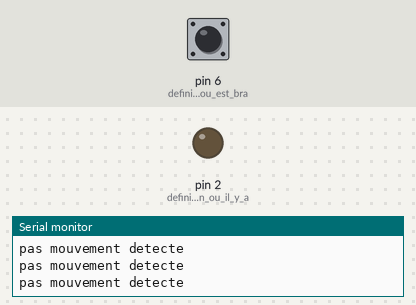
Recording of a sketch running on a simulated Arduino Uno, built with avr-gcc and run on an emulated ATmega328P. On the bench: output pins drawn as LEDs (lit = HIGH), the last lines printed to the serial monitor. Inputs (shaded band) come from the test bench; at power-on: pin 6 (definir_le_pin_ou_est_bra) LOW.

Above: at 1.2 s.
1.3 s: pin 6 (definir_le_pin_ou_est_bra) driven HIGH
At 2.5 s:
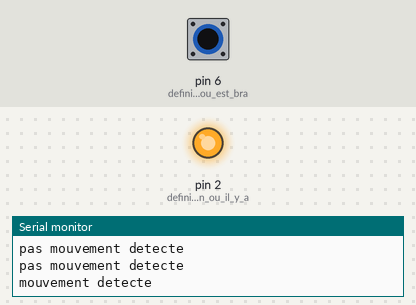
2.8 s: pin 6 (definir_le_pin_ou_est_bra) driven LOW
At 4.1 s:
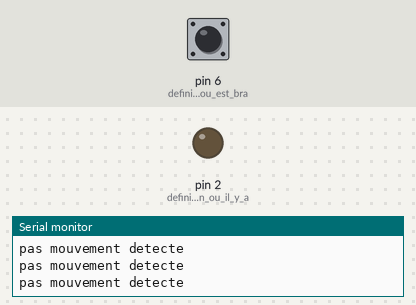
5.8 s: pin 6 (definir_le_pin_ou_est_bra) pulsed HIGH 2 times (0.12 s each, 0.3 s apart)
At 6.8 s:
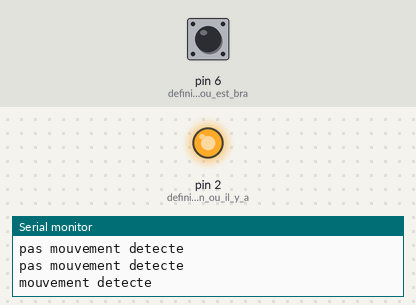
9.4 s: pin 6 (definir_le_pin_ou_est_bra) pulsed HIGH 5 times (0.12 s each, 0.3 s apart)
At 12.4 s:
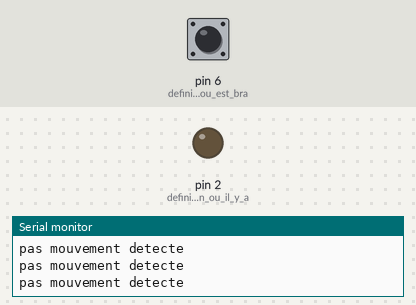
Timing chart, 0 to 13.9 s (numbered marks = the images above; inputs shaded):
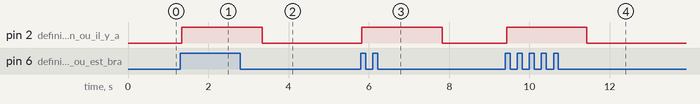

The sketch:

motion_detector_with_a_lamp.ino
```cpp
void setup()
{
  pinMode(2, OUTPUT); //definir le pin ou il y a le relai
  pinMode(6,INPUT);  //definir le pin ou est brancher le capteur de movement
  Serial.begin(9600);  //vitesse de cominication entre arduino
}
//faire une boucle infinie pour detecter le movment
void loop()
{
  if(digitalRead(6)==HIGH){ //la condition si le capteur detecte un movment si = hight donc il existe un movement
   Serial.println("mouvement detecte"); //quand il detecte un movement il va ecrire dans moniteur serial movement detecter
    digitalWrite(2, HIGH);//quand le movement est detecter en ferme le relai => relai= high
    delay(2000);  //on laisse la led allumer pendans  2s =2000 milai second  et la valeur de combien de second on veut laisser allumer on peux changer dans delai
  }else{ //si le capteur ne detecte pas de movement
   Serial.println("pas mouvement detecte");
    digitalWrite(2, LOW);  //quand le movement  n est pas detecter en ouvre le relai => relai= low
  }
}
```

Measured:
- after the input at 1.3 s, pin 2 (definir_le_pin_ou_il_y_a): LOW → HIGH at once
- after the input at 2.8 s, pin 2 (definir_le_pin_ou_il_y_a): HIGH → LOW after 0.54 s
- after the input at 5.8 s, pin 2 (definir_le_pin_ou_il_y_a): LOW → HIGH at once, → LOW 2.0 s later
- after the input at 9.4 s, pin 2 (definir_le_pin_ou_il_y_a): LOW → HIGH at once, → LOW 2.0 s later
